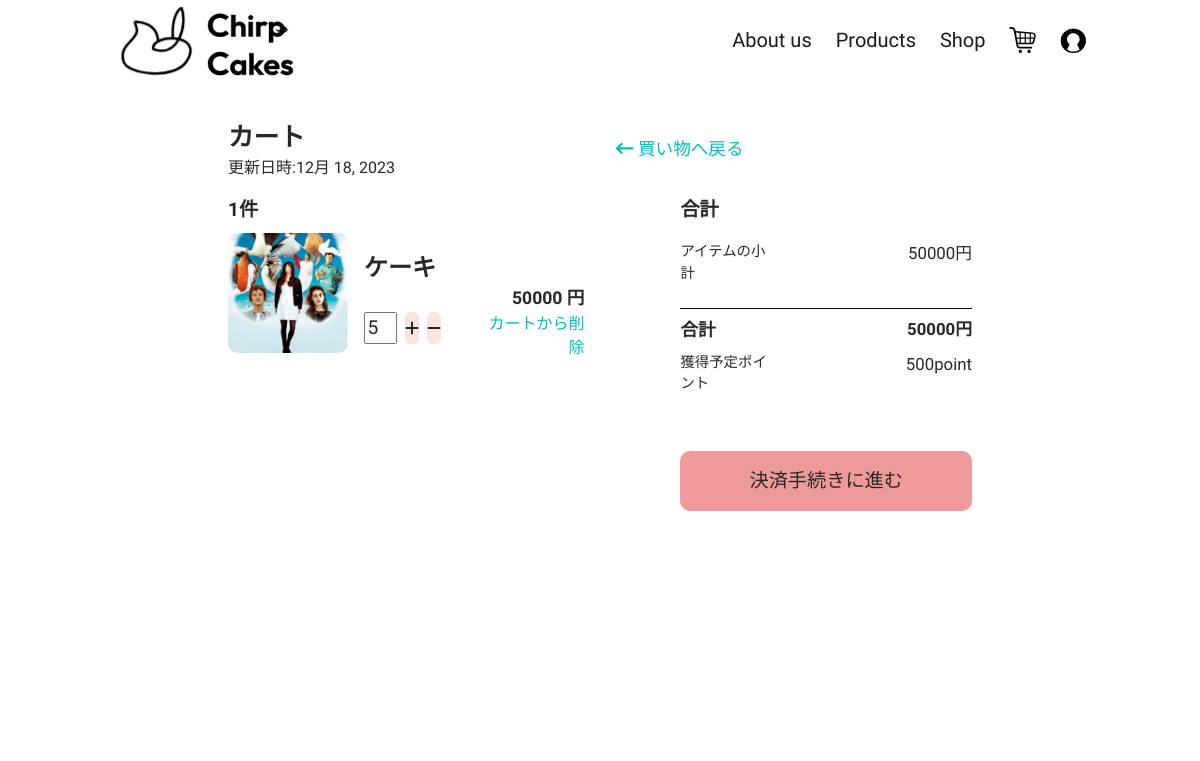
The app's page /main/order (signed in), older data.
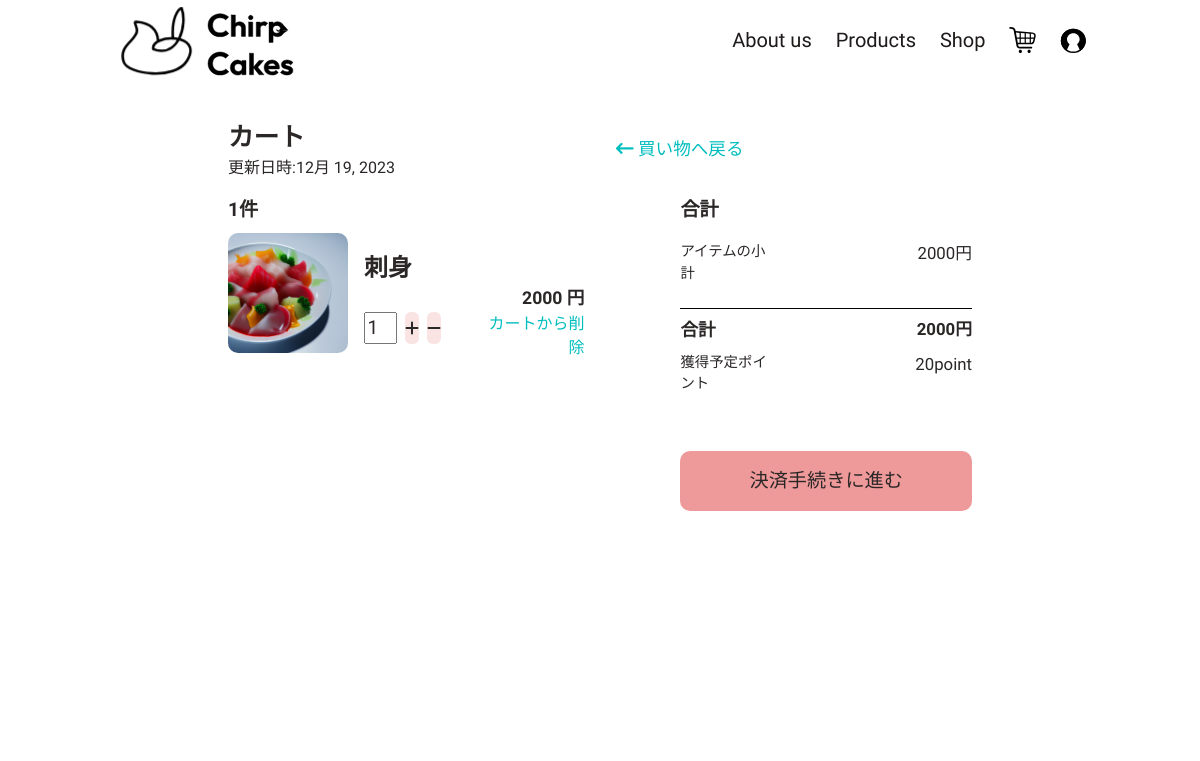
The same page, newer data.
### main/models.py (models this page shows, shortened)
class CartTable(models.Model):
    class Meta:
        verbose_name = _('カートテーブル')
        verbose_name_plural = _('カートテーブル')
    cart_id = models.AutoField(primary_key=True, unique=True, verbose_name='カートID', editable=False)
    user_id = models.ForeignKey(settings.AUTH_USER_MODEL, on_delete=models.CASCADE)
    create = models.DateField(auto_now_add=True, verbose_name='カート作成日時')
    update = models.DateField(auto_now=True, verbose_name='カート更新日時')
    ordered = models.BooleanField(default=False, verbose_name='注文状況')
    def get_total(self):
        total = 0
        for item in self.related_cart.all():
            total += item.get_total_price()
        return total

class CartDetailTable(models.Model):
    class Meta:
        verbose_name = _('カート詳細テーブル')
        verbose_name_plural = _('カート詳細テーブル')
    detail_id = models.AutoField(primary_key=True, unique=True, verbose_name='カート詳細ID', editable=False)
    cart_id = models.ForeignKey(CartTable, on_delete=models.CASCADE, verbose_name='カートID', related_name='related_cart', unique=False)
    item_id = models.ForeignKey(ItemTable, on_delete=models.CASCADE, verbose_name='商品ID', related_name='related_cart_item')
    quantity = models.IntegerField(verbose_name='数量', default=1, validators=[MinValueValidator(1), MaxValueValidator(1000)])
    def get_total_price(self):
        return self.quantity * self.item_id.price

class ItemTable(models.Model):
    class Meta:
        verbose_name = _('商品テーブル')
        verbose_name_plural = _('商品テーブル')
    item_id = models.AutoField(primary_key=True, unique=True, verbose_name='商品ID', editable=False)
    item_name = models.TextField(max_length=30, unique=True, verbose_name='商品名')
    item_name_eng = models.TextField(default=f'',max_length=50, verbose_name='商品名(english)')
    item_img = models.ImageField(default='main/item/default_img.jpg', upload_to=saveItemPath)
    price = models.IntegerField(verbose_name='値段/個')
    sale_flg = models.BooleanField(default=True, verbose_name='販売ステータス')
    slug = models.SlugField(null=True, blank=True, max_length=20, default=f'')

### main/views.py (the view, shortened to what this page needs)
# urls.py: path('order', views.Order.as_view(), name='order'),
class Order(TemplateView):
    template_name = 'main/order.html'
    params = {
        'title' : 'ChirpCakes',
        'status':0,
        'data':'',
        'st_title':'カート',
    }
    def get(self, request, *args, **kwargs):
        if request.user.id is not None:
            if CartTable.objects.filter(user_id=request.user, ordered=False).exists():
                order = CartTable.objects.get(user_id=request.user, ordered=False)
                total = order.get_total()
                point = total // 100
                self.params['get_point'] = point
                if CartDetailTable.objects.filter(cart_id=order).all().exists():
                    detail = CartDetailTable.objects.filter(cart_id=order).all()
                    self.params['data'] = detail
                    self.params['status'] = 1
                    self.params['update'] = order.update
                    self.params['datacount'] = len(detail)
                    self.params['total'] = detail[0].cart_id.get_total
                else:
                    self.params['status'] = 0
            else:
                self.params['status'] = 0
            return render(request, self.template_name, context=self.params)
        else:
            return redirect('main:login')

### templates/main/order.html (shortened to what the changed rows need)
{% load static %}
<!DOCTYPE html>
<html lang="ja">
<head>
    <link rel="stylesheet" href="{% static 'main/css/main.css' %}">
</head>
<body>
    <div id="root">
        <main id="order">
            {% if status %}
            <div class="data-order-group">
                <div class="data-order table">
                    <div class="table-items is-title">
                        カート
                    </div>
                    <div class="table-items">
                        更新日時:{{ update }}
                    </div>
                </div>
                <div class="backpage">
                    <a href="{% url 'main:item' %}">
                        <i class="fa-solid fa-arrow-left-long"></i>
                        買い物へ戻る
                    </a>
                </div>
            </div>
            <div class="data-field">
                <div class="data-main">
                    <div class="table">
                        <div class="data-title">
                            {{ datacount }}件
                        </div>
                    </div>
                    <div class="item-group">
                        {% for item in data %}
                        <div class="data-item-group">
                            <div class="data-item-img">
                                <a href="{% url 'main:product' item.item_id.slug %}">
                                    <img src="{{ MEDIA_URL }}{{ item.item_id.item_img }}" alt="" height="120px"
                                        width="120px">
                                </a>
                            </div>
                            <div class="data-item-detail">
                                <div class="data-item-name">
                                    <a
                                        href="{% url 'main:product' item.item_id.slug %}">{{ item.item_id.item_name }}</a>
                                </div>
                                <div class="data-item-quantity">
                                    <div class="order-count">
                                        <input type="number" name="quantity" id="quantity{{ forloop.counter }}" min="0" max="100"
                                            value="{{ item.quantity }}" form="amount">
                                        <div id="increase" onClick="increaseAmount({{ forloop.counter }})">
                                            <i class="fa-solid fa-plus"></i>
                                        </div>
                                        <div id="decrease" onClick="decreaseAmount({{ forloop.counter }})">
                                            <i class="fa-solid fa-minus"></i>
                                        </div>
                                    </div>
                                </div>
                                <div class="data-item-option">
                                </div>
                                <div class="data-item-price">
                                    {{ item.get_total_price }}
                                </div>
                                <div class="data-item-link">
                                    <a href="{% url 'main:itemdelete' item.item_id.slug %}">
                                        カートから削除
                                    </a>
                                </div>
                            </div>
                        </div>
                        {% endfor %}
                    </div>
                </div>
                <div class="data-side">
                    <div class="data-price-group">
                        <div class="data-title">
                            合計
                        </div>
                        <div class="data-price table">
                            <div class="table-items">
                                アイテムの小計
                            </div>
                            <div class="table-items">
                                {{ total }}円
                            </div>
                            <div class="table-items is-total">
                                合計
                            </div>
                            <div class="table-items is-total">
                                {{ total }}円
                            </div>
                            <div class="table-items">
                                獲得予定ポイント
                            </div>
                            <div class="table-items">
                                {{ get_point }}point
                            </div>
                        </div>
                    </div>
                    <div class="gotopage">
                        <form action="{% url 'main:order' %}" method="post" id="amount">
                            <input type="submit" value="決済手続きに進む">
                        </form>
                    </div>
                </div>
            </div>
            {% endif %}
        </main>
    </div>
</body>
</html>

Row changes from the older to the newer data that the page shows:
no longer on this page (row edited): CartTable: update "12月 18, 2023", cart_id.price "50000"
no longer on this page (row unchanged): CartDetailTable: item_id.item_img (picture), item_id.item_name "ケーキ", quantity "5", get_total_price "50000"
added CartTable: update "12月 19, 2023", cart_id.price "2000"
added CartDetailTable: item_id.item_img (picture), item_id.item_name "刺身", quantity "1", get_total_price "2000"
Text that changed along with them:
{{ get_point }}: "500" → "20"
